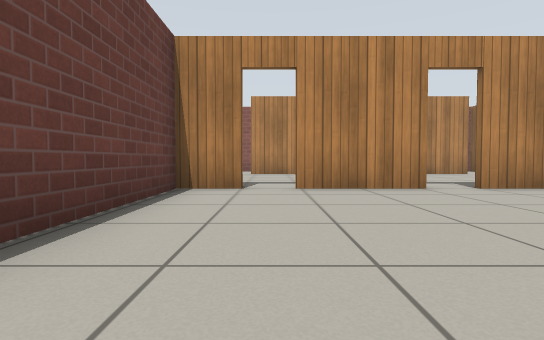
View 1 (above)

18 first-person views from a walk through a Gazebo world. The camera is 0.5 m above the floor, tilts 2° down and sees 80° across. The floor is counted in squares, 1 m on a side. Each view is taken from the middle of a square. On the plan, view 1 faces up. The plan holds only what a view shows up to about 9 squares ahead; the rest is blank. Gazebo's built-in surfaces are drawn with simple patterns.

View 2
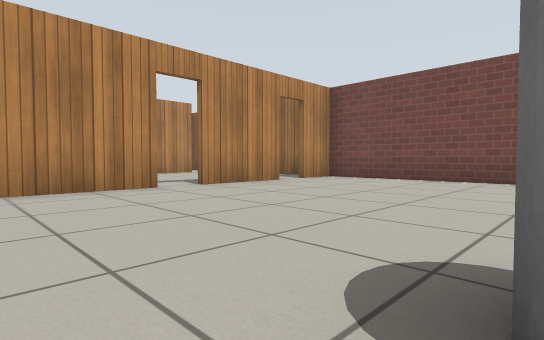

View 3
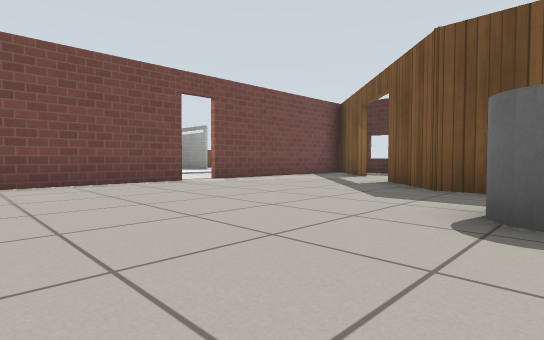

View 4
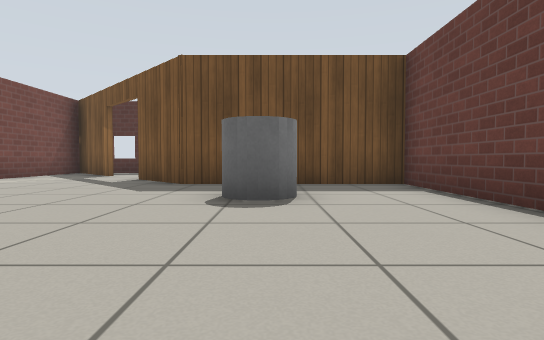

View 5
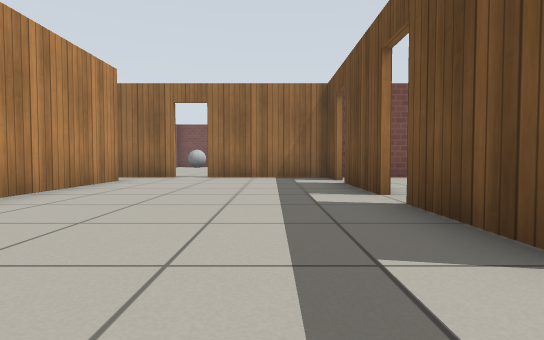

View 6
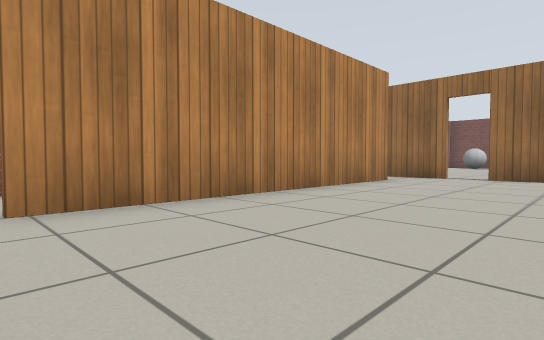

View 7
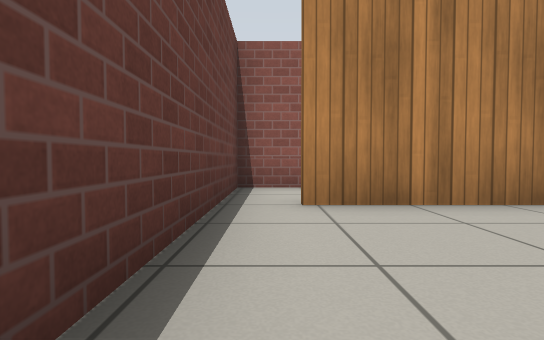

View 8
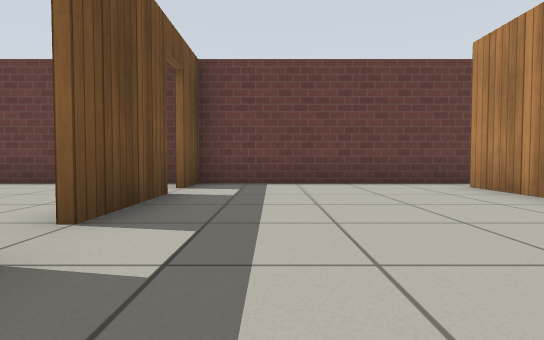

View 9
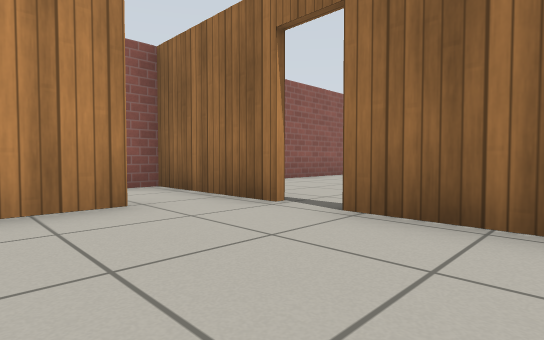

View 10
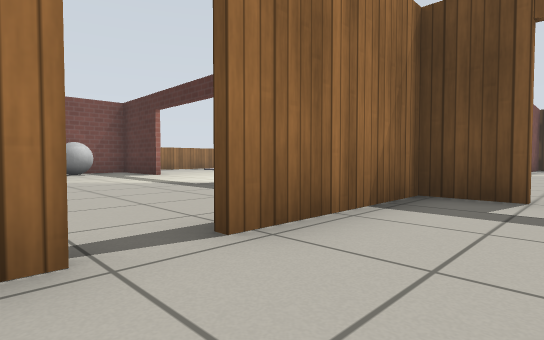

View 11
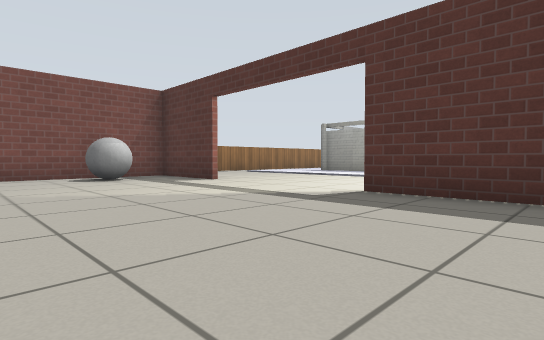

View 12
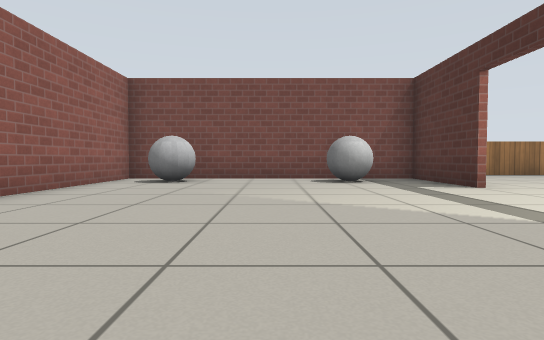

View 13
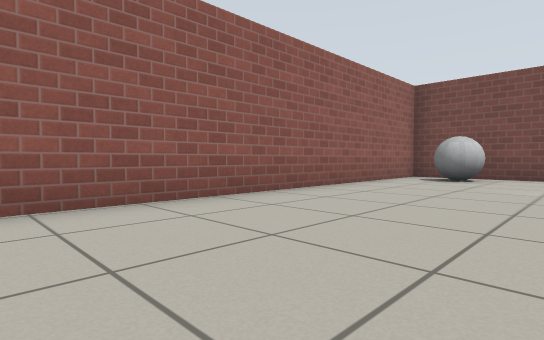

View 14
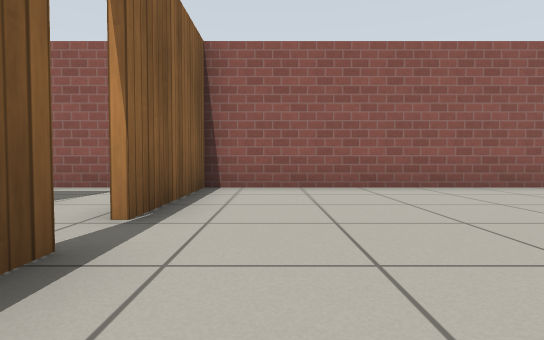

View 15
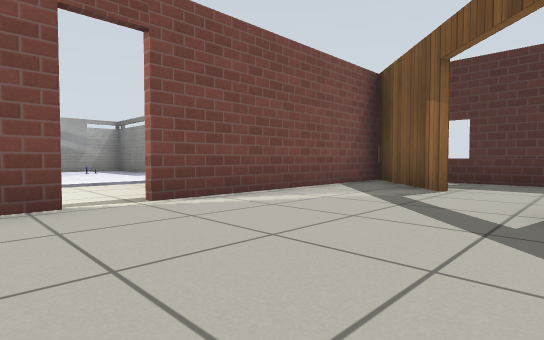

View 16
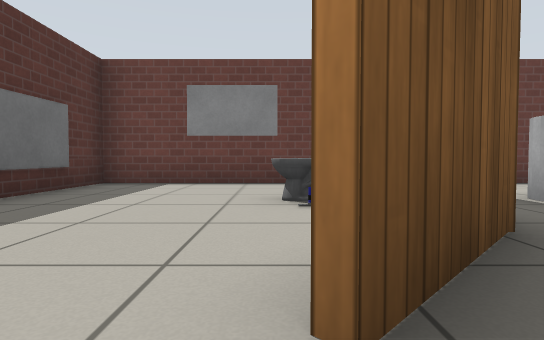

View 17
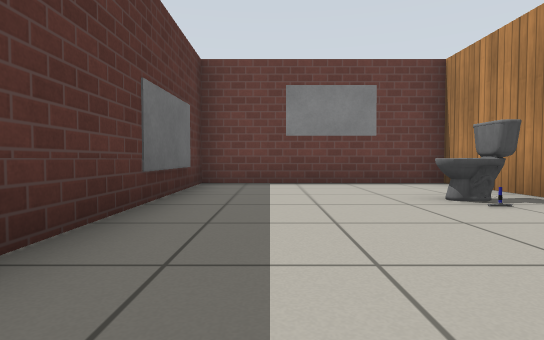

View 18
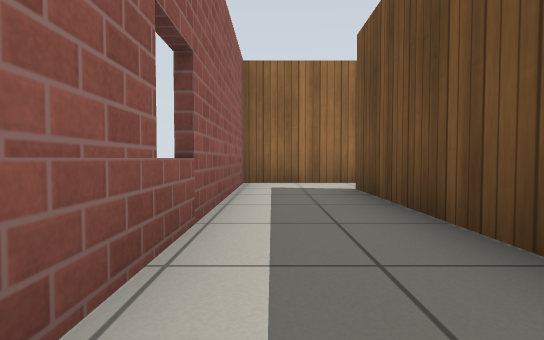

### Floor plan
Ten units are one square. View 1 is at (0, 0); x grows to the right and y downward. Boxes are objects, and circles mark ways between rooms. Rooms are numbered by the first view taken in them; rooms with no view inside come last. Other rooms are left out.
<svg viewBox="-30 -131 216 210">
<path fill="none" stroke="#000" d="M77 9 77 -54 65 -54M26 -54 4 -54M56 -54 34 -54M-5 -54 -16 -54 -16 20M57 52 77 73 77 16M-16 23 28 23 42 38M34 -55 56 -55M64 -105 -8 -105M4 -55 26 -55M77 -95 77 -105M-16 -104 -16 -55 -5 -55M65 -55 77 -55 77 -88M155 -55 181 -55 181 -126 81 -126M94 -55 116 -55M78 -88 78 -83M78 -126 78 -95M6 74 63 74M9 25 -16 25M-16 74 -6 74M-16 20 -16 64M26 -106 64 -106M-4 -126 -16 -126 -16 -104M77 -105 77 -126M81 -126 16 -126"/>
<rect x="5" y="-5" width="10" height="20" fill="#bbb"><title>grey cylinder</title></rect>
<rect x="165" y="-85" width="10" height="20" fill="#bbb"><title>grey ball</title></rect>
<rect x="165" y="-115" width="10" height="10" fill="#bbb"><title>grey ball</title></rect>
<rect x="-25" y="45" width="10" height="10" fill="#bbb"><title>board</title></rect>
<rect x="5" y="25" width="10" height="20" fill="#bbb"><title>toilet</title></rect>
<rect x="15" y="35" width="10" height="10" fill="#bbb"><title>other object</title></rect>
<circle cx="0" cy="-55" r="3" fill="#2a7"/>
<circle cx="30" cy="-55" r="3" fill="#2a7"/>
<circle cx="60" cy="-55" r="3" fill="#2a7"/>
<circle cx="40" cy="40" r="3" fill="#2a7"/>
<circle cx="50" cy="50" r="3" fill="#2a7"/>
<circle cx="80" cy="-90" r="3" fill="#2a7"/>
<circle cx="-10" cy="-110" r="3" fill="#2a7"/>
<circle cx="70" cy="-110" r="3" fill="#2a7"/>
<text x="40" y="-10">1</text>
<text x="30" y="-90">2</text>
<text x="130" y="-90">3</text>
<text x="10" y="50">4</text>
<text x="30" y="-120">5</text>
</svg>
Room 1 opens to room 2. Room 1 opens to room 4. Room 2 opens to room 3. Room 2 opens to room 5.

Where each view was taken, in squares from view 1:
view 1: 0 up, 0 right, facing up
view 2: 0 up, 0 right, facing up-right
view 3: 3 up, 1 right, facing down-right
view 4: 4 up, 1 right, facing down
view 5: 7 up, 1 left, facing right
view 6: 7 up, 1 left, facing up-right
view 7: 7 up, 1 left, facing up
view 8: 7 up, 5 right, facing left
view 9: 7 up, 5 right, facing up-right
view 10: 10 up, 6 right, facing down-right
view 11: 10 up, 9 right, facing down-right
view 12: 9 up, 10 right, facing right
view 13: 9 up, 9 right, facing up-right
view 14: 7 up, 9 right, facing up
view 15: 0 up, 4 right, facing down-right
view 16: 4 down, 5 right, facing left
view 17: 6 down, 5 right, facing left
view 18: 12 up, 1 right, facing right
